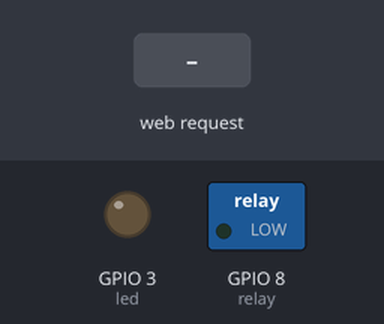
The sketch below on a simulated ESP32. On the bench: switched loads named in the sketch (green lamp = pin HIGH), output pins drawn as LEDs (lit = HIGH). Inputs (shaded band) come from the test bench. WiFi joins after 1.5 s; servers stay silent unless stated; what the sketch prints to the serial monitor is not drawn.

Above: at 2.7 s.
2.8 s: HTTP request GET /relay_on received
At 3.4 s:
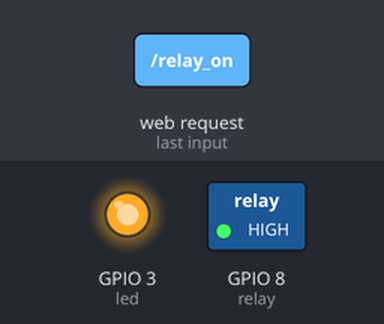
5.8 s: HTTP request GET /relay_off received
At 6.9 s:
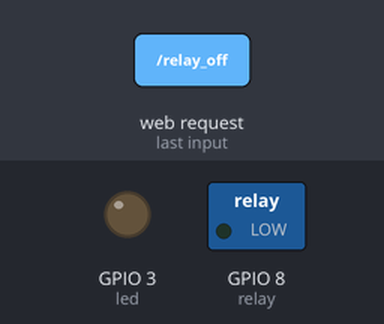
Timing chart, 0 to 8.8 s (numbered marks = the images above; inputs shaded):
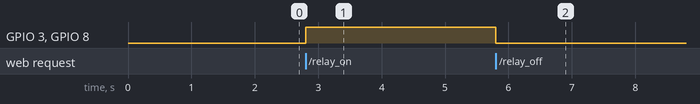

Measured:
- after the input at 2.8 s, GPIO 3 (led), GPIO 8 (relay): LOW → HIGH at once
- after the input at 5.8 s, GPIO 3 (led), GPIO 8 (relay): HIGH → LOW at once

The sketch:

4_relay_wifi.ino
```cpp
/******************************************************************************************
 * FileName     : 4. relay_WiFi
 * Description  : 이티보드를 이용하여 html페이지에서 버튼을 누르면 릴레이를 제어해 보기
 * Author       : 윤승열
 * Created Date : 2022.10.19
 * Reference    : ET보드(ESP32)는 2.4GHz WiFi만 지원함
 * Modified     :
******************************************************************************************/

// 이 라이브러리를 통해 Arduino 보드를 인터넷에 연결할 수 있습니다.
#include <WiFi.h>
#include <WiFiClient.h>
#include <WebServer.h>

const char* ssid = "myiptime";                      // 와이파이 아이디
const char* password = "12341234";                  // 와이파이 비밀번호

WebServer server(80);                              // 서버에서 사용할 포트 설정

const int relay = D9;                              // 릴레이의 핀번호
const int led = D2;                                // 빨간 LED의 핀번호
char htmlPage[] = "<font size=16>Click <a href=\"/relay_on\"> On button </a> to turn On relay<br></font>"\
                  "<font size=16>Click <a href=\"/relay_off\"> Off button </a> to turn Off relay<br></font>";


void handleRoot() {                                // root(/)로 접속했을 때 처리하는 함수
  Serial.println("root call!");                    // 페이지로 접속했다고 시리얼로 알려줌
  server.send(200, "text/html", htmlPage);
}


void handleD2On() {                                // relay_on로 접속했을 때 처리하는 함수
  Serial.println("relay On call!");                // 페이지로 접속했다고 시리얼로 알려줌
  digitalWrite(led, HIGH);
  digitalWrite(relay, HIGH);
  server.send(200, "text/html", htmlPage);
}


void handleD2Off() {                               // relay_off)로 접속했을 때 처리하는 함수
  Serial.println("relay Off call!");               // 페이지로 접속했다고 시리얼로 알려줌
  digitalWrite(led, LOW);
  digitalWrite(relay, LOW);
  server.send(200, "text/html", htmlPage);
}


void setup(void) {
  pinMode(led, OUTPUT);                           // LED를 출력상태로 설정
  pinMode(relay, OUTPUT);
  digitalWrite(led, LOW);                         // LED를 끈 상태로 설정
  digitalWrite(relay, LOW);                       // relay를 끈상태로 설정
  Serial.begin(115200);                           // 시리얼 통신속도 설정
  WiFi.mode(WIFI_STA);                            // 연결모드로 설정
  WiFi.begin(ssid, password);                     // WiFi에 접속을 시도
  Serial.println("");

  while (WiFi.status() != WL_CONNECTED) {        // 연결이 될 때까지 계속 대기
    delay(500);
    Serial.print(".");
  }
  Serial.println("");
  Serial.print("Connected to ");
  Serial.println(ssid);
  Serial.print("IP address: ");
  Serial.println(WiFi.localIP());                // 연결이 됐다면 할당받은 아이피를 출력함

  server.on("/", handleRoot);                    // root(/)로 접속했을 때 처리하는 함수랑 연결
  server.on("/relay_on", handleD2On);            // relay_on로 접속했을 때 처리하는 함수와 연결
  server.on("/relay_off", handleD2Off);          // relay_off로 접속했을 때 처리하는 함수와 연결

  server.begin();                                // 서버 시작
  Serial.println("HTTP server started");
}


void loop(void) {
  server.handleClient();                         // 클라이언트의 접속을 받음
  delay(2);
}

//=========================================================================================
//
// (주)한국공학기술연구원 http://et.ketri.re.kr
//
//=========================================================================================
```
